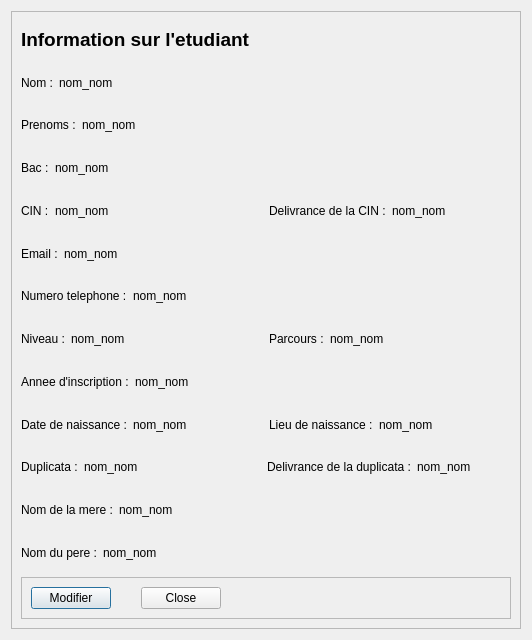
<?xml version="1.0" encoding="UTF-8"?>
<ui version="4.0">
 <class>studentInfo</class>
 <widget class="QDialog" name="studentInfo">
  <property name="geometry">
   <rect>
    <x>0</x>
    <y>0</y>
    <width>532</width>
    <height>640</height>
   </rect>
  </property>
  <property name="windowTitle">
   <string>Dialog</string>
  </property>
  <layout class="QGridLayout" name="gridLayout">
   <item row="0" column="1">
    <widget class="QScrollArea" name="scrollArea">
     <property name="widgetResizable">
      <bool>true</bool>
     </property>
     <widget class="QWidget" name="scrollAreaWidgetContents">
      <property name="geometry">
       <rect>
        <x>0</x>
        <y>0</y>
        <width>512</width>
        <height>620</height>
       </rect>
      </property>
      <layout class="QVBoxLayout" name="verticalLayout">
       <item>
        <widget class="QLabel" name="label_13">
         <property name="text">
          <string>&lt;html&gt;&lt;head/&gt;&lt;body&gt;&lt;p&gt;&lt;span style=&quot; font-size:14pt; font-weight:600;&quot;&gt;Information sur l'etudiant&lt;/span&gt;&lt;/p&gt;&lt;/body&gt;&lt;/html&gt;</string>
         </property>
        </widget>
       </item>
       <item>
        <layout class="QHBoxLayout" name="horizontalLayout">
         <item>
          <widget class="QLabel" name="label">
           <property name="text">
            <string>Nom :</string>
           </property>
          </widget>
         </item>
         <item>
          <widget class="QLabel" name="lastName">
           <property name="text">
            <string>nom_nom</string>
           </property>
          </widget>
         </item>
         <item>
          <spacer name="horizontalSpacer">
           <property name="orientation">
            <enum>Qt::Horizontal</enum>
           </property>
           <property name="sizeHint" stdset="0">
            <size>
             <width>40</width>
             <height>20</height>
            </size>
           </property>
          </spacer>
         </item>
        </layout>
       </item>
       <item>
        <layout class="QHBoxLayout" name="horizontalLayout_2">
         <item>
          <widget class="QLabel" name="label_2">
           <property name="text">
            <string>Prenoms :</string>
           </property>
          </widget>
         </item>
         <item>
          <widget class="QLabel" name="firstName">
           <property name="text">
            <string>nom_nom</string>
           </property>
          </widget>
         </item>
         <item>
          <spacer name="horizontalSpacer_2">
           <property name="orientation">
            <enum>Qt::Horizontal</enum>
           </property>
           <property name="sizeHint" stdset="0">
            <size>
             <width>40</width>
             <height>20</height>
            </size>
           </property>
          </spacer>
         </item>
        </layout>
       </item>
       <item>
        <layout class="QHBoxLayout" name="horizontalLayout_15">
         <item>
          <widget class="QLabel" name="label_15">
           <property name="text">
            <string>Bac :</string>
           </property>
          </widget>
         </item>
         <item>
          <widget class="QLabel" name="bac">
           <property name="text">
            <string>nom_nom</string>
           </property>
          </widget>
         </item>
         <item>
          <spacer name="horizontalSpacer_3">
           <property name="orientation">
            <enum>Qt::Horizontal</enum>
           </property>
           <property name="sizeHint" stdset="0">
            <size>
             <width>40</width>
             <height>20</height>
            </size>
           </property>
          </spacer>
         </item>
        </layout>
       </item>
       <item>
        <layout class="QHBoxLayout" name="horizontalLayout_14">
         <item>
          <layout class="QHBoxLayout" name="horizontalLayout_12">
           <item>
            <widget class="QLabel" name="label_12">
             <property name="text">
              <string>CIN :</string>
             </property>
            </widget>
           </item>
           <item>
            <widget class="QLabel" name="cin">
             <property name="text">
              <string>nom_nom</string>
             </property>
            </widget>
           </item>
           <item>
            <spacer name="horizontalSpacer_5">
             <property name="orientation">
              <enum>Qt::Horizontal</enum>
             </property>
             <property name="sizeHint" stdset="0">
              <size>
               <width>40</width>
               <height>20</height>
              </size>
             </property>
            </spacer>
           </item>
          </layout>
         </item>
         <item>
          <layout class="QHBoxLayout" name="horizontalLayout_4">
           <item>
            <widget class="QLabel" name="label_4">
             <property name="text">
              <string>Delivrance de la CIN :</string>
             </property>
            </widget>
           </item>
           <item>
            <widget class="QLabel" name="deliveranceDate">
             <property name="text">
              <string>nom_nom</string>
             </property>
            </widget>
           </item>
           <item>
            <spacer name="horizontalSpacer_4">
             <property name="orientation">
              <enum>Qt::Horizontal</enum>
             </property>
             <property name="sizeHint" stdset="0">
              <size>
               <width>40</width>
               <height>20</height>
              </size>
             </property>
            </spacer>
           </item>
          </layout>
         </item>
        </layout>
       </item>
       <item>
        <layout class="QHBoxLayout" name="horizontalLayout_3">
         <item>
          <widget class="QLabel" name="label_3">
           <property name="text">
            <string>Email :</string>
           </property>
          </widget>
         </item>
         <item>
          <widget class="QLabel" name="email">
           <property name="text">
            <string>nom_nom</string>
           </property>
          </widget>
         </item>
         <item>
          <spacer name="horizontalSpacer_6">
           <property name="orientation">
            <enum>Qt::Horizontal</enum>
           </property>
           <property name="sizeHint" stdset="0">
            <size>
             <width>40</width>
             <height>20</height>
            </size>
           </property>
          </spacer>
         </item>
        </layout>
       </item>
       <item>
        <layout class="QHBoxLayout" name="horizontalLayout_10">
         <item>
          <widget class="QLabel" name="label_10">
           <property name="text">
            <string>Numero telephone :</string>
           </property>
          </widget>
         </item>
         <item>
          <widget class="QLabel" name="phoneNumber">
           <property name="text">
            <string>nom_nom</string>
           </property>
          </widget>
         </item>
         <item>
          <spacer name="horizontalSpacer_7">
           <property name="orientation">
            <enum>Qt::Horizontal</enum>
           </property>
           <property name="sizeHint" stdset="0">
            <size>
             <width>40</width>
             <height>20</height>
            </size>
           </property>
          </spacer>
         </item>
        </layout>
       </item>
       <item>
        <layout class="QHBoxLayout" name="horizontalLayout_18">
         <item>
          <layout class="QHBoxLayout" name="horizontalLayout_7">
           <item>
            <widget class="QLabel" name="label_7">
             <property name="text">
              <string>Niveau :</string>
             </property>
            </widget>
           </item>
           <item>
            <widget class="QLabel" name="studyLevel">
             <property name="text">
              <string>nom_nom</string>
             </property>
            </widget>
           </item>
           <item>
            <spacer name="horizontalSpacer_8">
             <property name="orientation">
              <enum>Qt::Horizontal</enum>
             </property>
             <property name="sizeHint" stdset="0">
              <size>
               <width>40</width>
               <height>20</height>
              </size>
             </property>
            </spacer>
           </item>
          </layout>
         </item>
         <item>
          <layout class="QHBoxLayout" name="horizontalLayout_8">
           <item>
            <widget class="QLabel" name="label_8">
             <property name="text">
              <string>Parcours :</string>
             </property>
            </widget>
           </item>
           <item>
            <widget class="QLabel" name="category">
             <property name="text">
              <string>nom_nom</string>
             </property>
            </widget>
           </item>
           <item>
            <spacer name="horizontalSpacer_9">
             <property name="orientation">
              <enum>Qt::Horizontal</enum>
             </property>
             <property name="sizeHint" stdset="0">
              <size>
               <width>40</width>
               <height>20</height>
              </size>
             </property>
            </spacer>
           </item>
          </layout>
         </item>
        </layout>
       </item>
       <item>
        <layout class="QHBoxLayout" name="horizontalLayout_9">
         <item>
          <widget class="QLabel" name="label_9">
           <property name="text">
            <string>Annee d'inscription :</string>
           </property>
          </widget>
         </item>
         <item>
          <widget class="QLabel" name="inscriptionYear">
           <property name="text">
            <string>nom_nom</string>
           </property>
          </widget>
         </item>
         <item>
          <spacer name="horizontalSpacer_10">
           <property name="orientation">
            <enum>Qt::Horizontal</enum>
           </property>
           <property name="sizeHint" stdset="0">
            <size>
             <width>40</width>
             <height>20</height>
            </size>
           </property>
          </spacer>
         </item>
        </layout>
       </item>
       <item>
        <layout class="QHBoxLayout" name="horizontalLayout_19">
         <item>
          <layout class="QHBoxLayout" name="horizontalLayout_13">
           <item>
            <widget class="QLabel" name="birthday">
             <property name="text">
              <string>Date de naissance :</string>
             </property>
            </widget>
           </item>
           <item>
            <widget class="QLabel" name="label_20">
             <property name="text">
              <string>nom_nom</string>
             </property>
            </widget>
           </item>
           <item>
            <spacer name="horizontalSpacer_11">
             <property name="orientation">
              <enum>Qt::Horizontal</enum>
             </property>
             <property name="sizeHint" stdset="0">
              <size>
               <width>40</width>
               <height>20</height>
              </size>
             </property>
            </spacer>
           </item>
          </layout>
         </item>
         <item>
          <layout class="QHBoxLayout" name="horizontalLayout_11">
           <item>
            <widget class="QLabel" name="label_11">
             <property name="text">
              <string>Lieu de naissance :</string>
             </property>
            </widget>
           </item>
           <item>
            <widget class="QLabel" name="birthplace">
             <property name="text">
              <string>nom_nom</string>
             </property>
            </widget>
           </item>
           <item>
            <spacer name="horizontalSpacer_12">
             <property name="orientation">
              <enum>Qt::Horizontal</enum>
             </property>
             <property name="sizeHint" stdset="0">
              <size>
               <width>40</width>
               <height>20</height>
              </size>
             </property>
            </spacer>
           </item>
          </layout>
         </item>
        </layout>
       </item>
       <item>
        <layout class="QHBoxLayout" name="horizontalLayout_20">
         <item>
          <layout class="QHBoxLayout" name="horizontalLayout_16">
           <item>
            <widget class="QLabel" name="label_16">
             <property name="text">
              <string>Duplicata :</string>
             </property>
            </widget>
           </item>
           <item>
            <widget class="QLabel" name="duplicata">
             <property name="text">
              <string>nom_nom</string>
             </property>
            </widget>
           </item>
          </layout>
         </item>
         <item>
          <spacer name="horizontalSpacer_13">
           <property name="orientation">
            <enum>Qt::Horizontal</enum>
           </property>
           <property name="sizeHint" stdset="0">
            <size>
             <width>40</width>
             <height>20</height>
            </size>
           </property>
          </spacer>
         </item>
         <item>
          <layout class="QHBoxLayout" name="horizontalLayout_17">
           <item>
            <widget class="QLabel" name="label_17">
             <property name="text">
              <string>Delivrance de la duplicata :</string>
             </property>
            </widget>
           </item>
           <item>
            <widget class="QLabel" name="duplicataDeliverance">
             <property name="text">
              <string>nom_nom</string>
             </property>
            </widget>
           </item>
           <item>
            <spacer name="horizontalSpacer_14">
             <property name="orientation">
              <enum>Qt::Horizontal</enum>
             </property>
             <property name="sizeHint" stdset="0">
              <size>
               <width>40</width>
               <height>20</height>
              </size>
             </property>
            </spacer>
           </item>
          </layout>
         </item>
        </layout>
       </item>
       <item>
        <layout class="QHBoxLayout" name="horizontalLayout_5">
         <item>
          <widget class="QLabel" name="label_5">
           <property name="text">
            <string>Nom de la mere :</string>
           </property>
          </widget>
         </item>
         <item>
          <widget class="QLabel" name="motherName">
           <property name="text">
            <string>nom_nom</string>
           </property>
          </widget>
         </item>
         <item>
          <spacer name="horizontalSpacer_15">
           <property name="orientation">
            <enum>Qt::Horizontal</enum>
           </property>
           <property name="sizeHint" stdset="0">
            <size>
             <width>40</width>
             <height>20</height>
            </size>
           </property>
          </spacer>
         </item>
        </layout>
       </item>
       <item>
        <layout class="QHBoxLayout" name="horizontalLayout_6">
         <item>
          <widget class="QLabel" name="label_6">
           <property name="text">
            <string>Nom du pere :</string>
           </property>
          </widget>
         </item>
         <item>
          <widget class="QLabel" name="fatherName">
           <property name="text">
            <string>nom_nom</string>
           </property>
          </widget>
         </item>
         <item>
          <spacer name="horizontalSpacer_16">
           <property name="orientation">
            <enum>Qt::Horizontal</enum>
           </property>
           <property name="sizeHint" stdset="0">
            <size>
             <width>40</width>
             <height>20</height>
            </size>
           </property>
          </spacer>
         </item>
        </layout>
       </item>
       <item>
        <widget class="QFrame" name="frame">
         <property name="frameShape">
          <enum>QFrame::StyledPanel</enum>
         </property>
         <property name="frameShadow">
          <enum>QFrame::Raised</enum>
         </property>
         <layout class="QHBoxLayout" name="horizontalLayout_21">
          <item>
           <widget class="QPushButton" name="pushButton">
            <property name="text">
             <string>Modifier</string>
            </property>
           </widget>
          </item>
          <item>
           <widget class="QDialogButtonBox" name="buttonBox">
            <property name="orientation">
             <enum>Qt::Horizontal</enum>
            </property>
            <property name="standardButtons">
             <set>QDialogButtonBox::Close</set>
            </property>
            <property name="centerButtons">
             <bool>true</bool>
            </property>
           </widget>
          </item>
          <item>
           <spacer name="horizontalSpacer_18">
            <property name="orientation">
             <enum>Qt::Horizontal</enum>
            </property>
            <property name="sizeHint" stdset="0">
             <size>
              <width>40</width>
              <height>20</height>
             </size>
            </property>
           </spacer>
          </item>
          <item>
           <spacer name="horizontalSpacer_17">
            <property name="orientation">
             <enum>Qt::Horizontal</enum>
            </property>
            <property name="sizeHint" stdset="0">
             <size>
              <width>40</width>
              <height>20</height>
             </size>
            </property>
           </spacer>
          </item>
         </layout>
        </widget>
       </item>
      </layout>
     </widget>
    </widget>
   </item>
  </layout>
 </widget>
 <resources/>
 <connections>
  <connection>
   <sender>buttonBox</sender>
   <signal>accepted()</signal>
   <receiver>studentInfo</receiver>
   <slot>accept()</slot>
   <hints>
    <hint type="sourcelabel">
     <x>248</x>
     <y>254</y>
    </hint>
    <hint type="destinationlabel">
     <x>157</x>
     <y>274</y>
    </hint>
   </hints>
  </connection>
  <connection>
   <sender>buttonBox</sender>
   <signal>rejected()</signal>
   <receiver>studentInfo</receiver>
   <slot>reject()</slot>
   <hints>
    <hint type="sourcelabel">
     <x>316</x>
     <y>260</y>
    </hint>
    <hint type="destinationlabel">
     <x>286</x>
     <y>274</y>
    </hint>
   </hints>
  </connection>
 </connections>
</ui>
